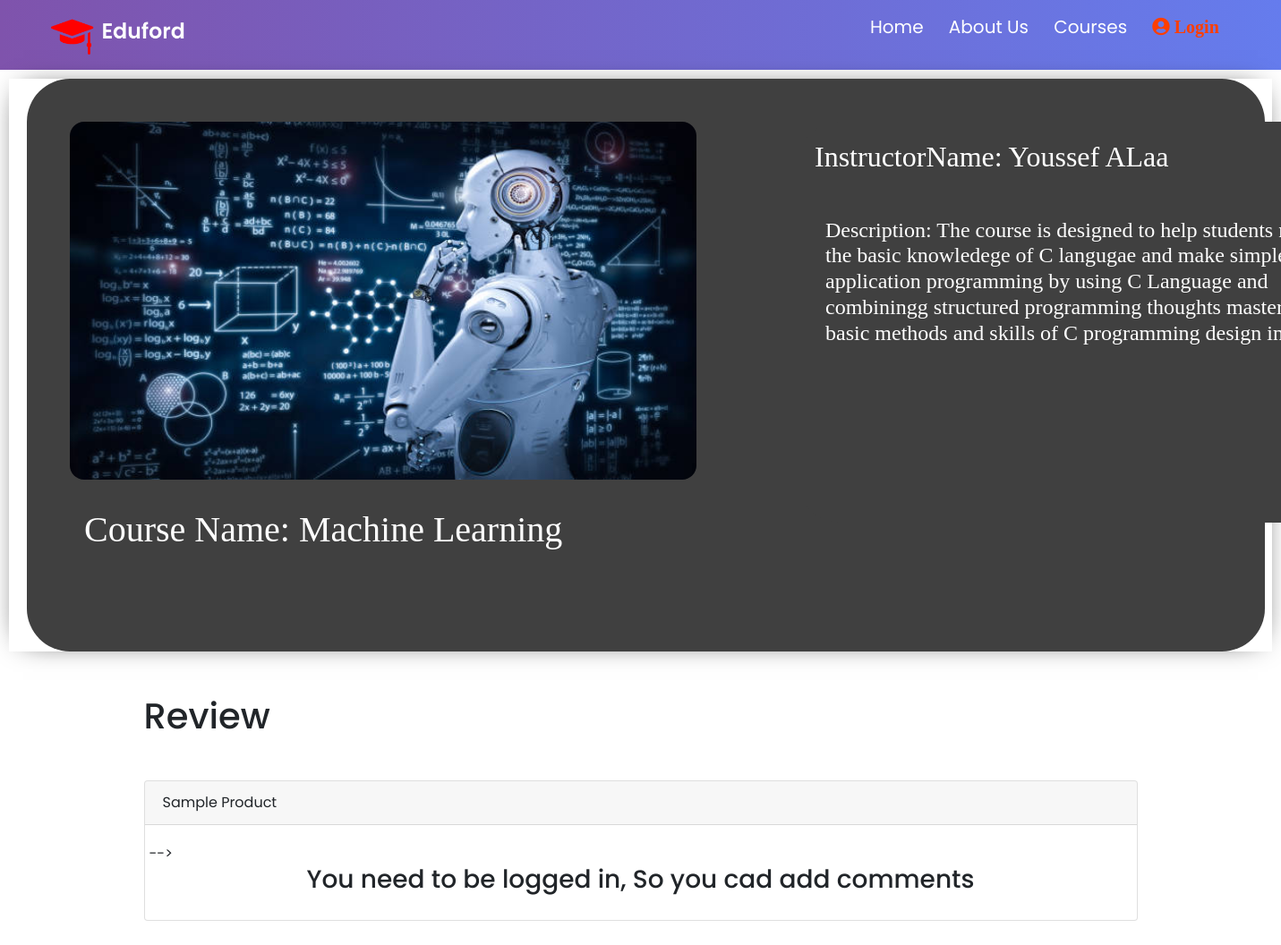
/index2.php?id=4, run on an earlier commit of the app's database.
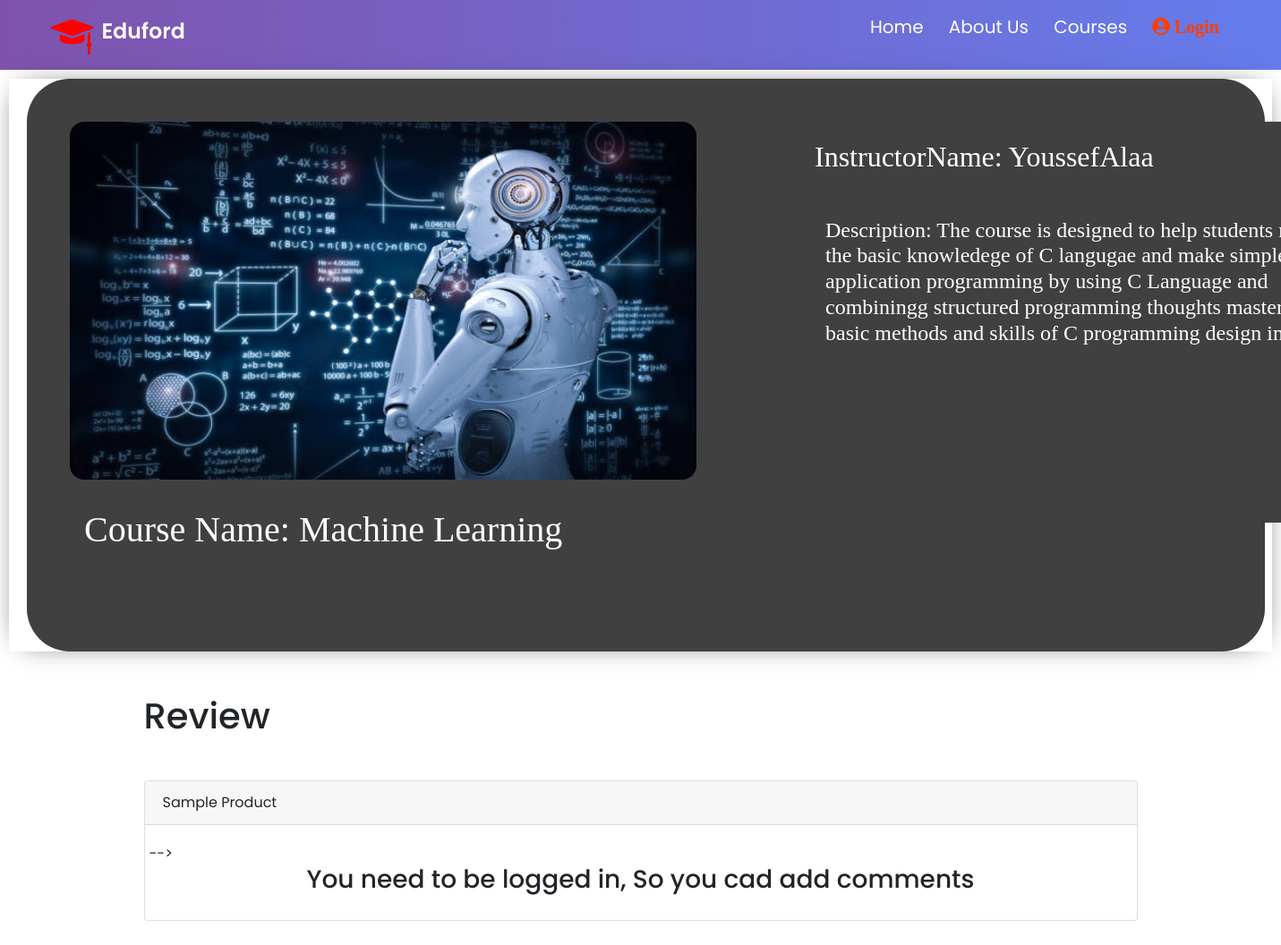
And on a later commit of the database.
### tables this page shows
CREATE TABLE `course` (
  `courseId` int(255) NOT NULL,
  `courseName` varchar(255) NOT NULL,
  `coursePrice` varchar(255) NOT NULL,
  `enrolledSid` varchar(255) NOT NULL,
  `description` varchar(255) NOT NULL,
  `instructorName` varchar(255) NOT NULL,
  `image` varchar(255) NOT NULL,
  `Approved` int(255) NOT NULL DEFAULT 1
);

### index2.php (the view, shortened to what this page needs)
<!DOCTYPE HTML>
<html>
<head>
    <link rel="stylesheet" href="https://maxcdn.bootstrapcdn.com/bootstrap/4.0.0/css/bootstrap.min.css">
    <link rel="stylesheet" href="https://pro.fontawesome.com/releases/v5.10.0/css/all.css"/>
    <link rel="stylesheet" href="CSS/style2.css">
    <link rel="stylesheet" href="CSS/ay7aga.css">
    <link rel="stylesheet" href="CSS/card.css">
</head>
<body>
    <section class="header">
    <?php
if (empty($_SESSION['username'])) {
    ?>
    <nav>
        <a href="index.php"><img src="images2/logo.png"></a>
        <div class="nav-links">
            <ul>
                <li><a href="index.php">Home</a></li>
                <li><a href="aboutUs.php">About Us</a></li>
                <li><a href="courses.php">Courses</a></li>
                <li><a href="LR2.php"><i class="fa fa-user-circle"> Login</i></a></li>
            </ul>
        </div>
    </nav>
    <?php
    }
    ?>
</section>
 <?php
        require_once "Php/DBConnection.php";
     $sql= "SELECT * FROM course WHERE courseId = '".$_GET['id']."'";
             $result=mysqli_query($conn,$sql);
             if($row=mysqli_fetch_array($result)){
        ?>
<div class="kart" style="--background:#404040; --text:white;">
  <div class="con">
    <img width="700px" height="400px" src="<?php echo $row['image'];?>">
      <h1>Course Name: <?php echo $row['courseName'];?></h1>
  </div>
  <div class="kart2" style="--background:#404040; --text:white;">
  <div class="con2">
         <h2>InstructorName: <?php echo $row['instructorName'];?></h2>
       <h4>Description: <?php echo $row['description'];?></h4>
  </div>
</div>
</div>
<?php
}
?>
    <div class="container" >
    	<h1 class="mt-5 mb-5">Review</h1>
    	<div class="card">
    		<div class="card-header">Sample Product</div>
    		<div class="card-body">
    			<div class="row" id="speed2">
    				 -->
                </div>
    				<div class="col-sm-20 text-center">
                        <?php
                        if(!empty($_SESSION['username'])){
                            $servername = "localhost";
                            $username ="root";
                            $password = "";
                            $DB = "webdatabase";
                            $conn = mysqli_connect($servername,$username,$password,$DB);
                            $query = "SELECT * FROM `usercourse` WHERE courseId ='".$_GET['id']."' AND userId='".$_SESSION['userid']."'";
                            $query2 = "SELECT * FROM `review` WHERE courseId ='".$_GET['id']."' AND userId='".$_SESSION['userid']."'";
                             $result = $conn->query($query);
                             $row = mysqli_fetch_assoc($result);
                             $result2 = $conn->query($query2);
                             $row2 = mysqli_fetch_assoc($result2);
                             if(isset($row['username'])){
                             if(isset($row2['user_review'])){
                              echo"<h3>Thank for your review</h3>";
                            }
                            else{
                            echo"<h3 class='mt-20 mb-3'>Write Review Here</h3>";
                            echo"<button type='button' name='add_review' id='add_review' class='btn btn-primary'>Review</button>";
                            }
                           }
                         else
                           {
                         echo "You need to buy the course, so you can be able to write a comments";
                        }
                        $conn->close();
                        }
                    else{
                        echo "<h3>You need to be logged in, So you cad add comments</h3>";
                    }
                        ?>
    				</div>
                </div>
    		</div>
    	</div>
</body>
</html>

### CSS/style2.css (style rules this page uses)
* { margin: 0; padding: 0; font-family: 'Poppins', sans-serif; }
.header { background: linear-gradient(to right, #7f53ac 0, #657ced 100%),url("../images2/1.jpg"); background-position: center; background-size: cover; position: relative; }
nav { display: flex; padding: 0.5% 4%; justify-content: space-between; align-items: center; }
nav img { width: 150px; }
.nav-links { flex: 1; text-align: right; }
.nav-links ul li { list-style: none; display: inline-block; padding: 8px 12px; position: relative; }
.nav-links ul li a { color: #fff; text-decoration: none; font-size: 20px; }
.nav-links ul li::after { content: ''; width: 0%; height: 2px;background: #2BCBE4; display: block; margin: auto; transition: 0.5s; }
.fa-user-circle { color:#FF3E00; }

### CSS/card.css (style rules this page uses)
body .kart { --background:#FFFFFF; --text:black; position: relative; height: 40rem; margin: 10px; box-shadow: 0 0 2rem -1rem rgba(0, 0, 0, 0.05); }
body .kart .con { position: absolute; width: 98%; height: 100%; border-radius: 3rem; background: var(--background); color: var(--text); margin-left: 20px; }
body .kart .con img { border-radius: 1rem; margin-top: 3rem; margin-left: 3rem; }
body .kart .con h1 { font-family:'Times New Roman', serif; margin-top: 2rem; margin-left: 4rem; }
body .kart .con2 h2 { font-family:'Times New Roman', serif; margin: 20px; color: white; }
.kart2 { --background:#00FFFF; --text:black; position: relative; height: 40rem; box-shadow: 0 0 2rem -1rem rgba(0, 0, 0, 1); }
.kart2 .con2 { position: absolute; width:45%; height: 70%; border-radius: 3rem; background: #404040; color: var(--text); margin-left: 55rem; margin-top: 3rem; }
.kart2 .con2 h4 { padding: 1rem 2rem; font-family:'Times New Roman', serif; margin-top: 2rem; margin-left: 0rem; color: white; }

### index2.php (style rules this page uses)
body { background-image: url('https://assets.codepen.io/1462889/back-page.svg'); }

What changed in the data, as far as the page shows it:
changed course "Machine Learning": instructorName "Youssef ALaa" → "YoussefAlaa"
